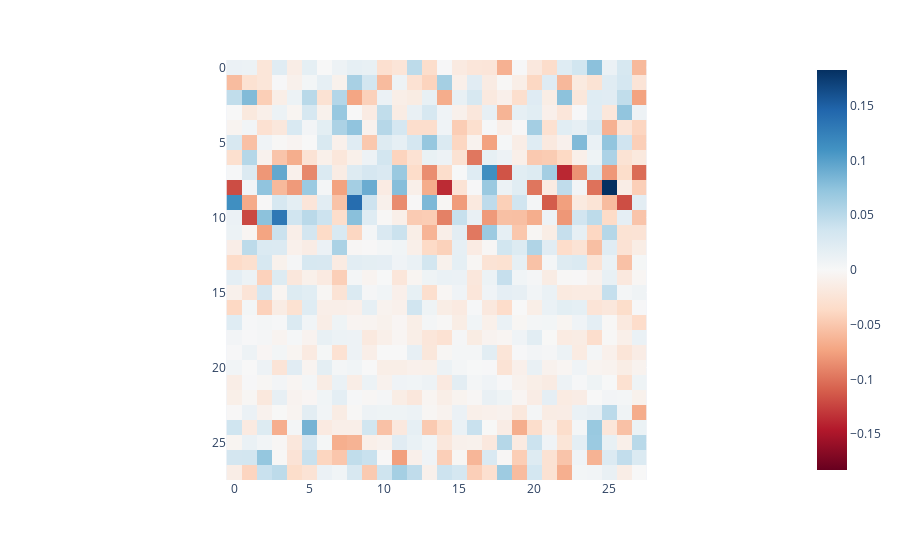

Notebook cell for this chart:
### Code cell
def test_model_acc(model, test_set=test):
    accuracy = lambda y_hat, y: (y_hat.argmax(dim=-1) == y).float().mean()
    fwd = model(test_set.x.flatten(start_dim=1))
    return accuracy(fwd, test_set.y).item()

def np_gamma_to_B(gamma_mat):
    gamma_entries = gamma_mat.shape[-1]
    #print(gamma_entries)
    row_dim = int(np.floor(np.sqrt(2*gamma_entries)))
    full_mat = np.zeros((row_dim, row_dim, gamma_mat.shape[0]))
    tril_indices = np.tril_indices(row_dim)
    
    full_mat[tril_indices] = gamma_mat.T
    full_mat = 0.5 * (full_mat + full_mat.transpose(1, 0, 2))
    return full_mat.permute(2, 0, 1)

def gamma_to_B(gamma_mat):
    gamma_entries = gamma_mat.shape[-1]
    print(gamma_entries)
    row_dim = math.floor((2*gamma_entries)**0.5)
    full_mat = torch.zeros((gamma_mat.shape[0], row_dim, row_dim))
    tril_indices = torch.tril_indices(row_dim, row_dim)
    
    full_mat[:, tril_indices[0], tril_indices[1]] = gamma_mat
    full_mat = 0.5 * (full_mat + full_mat.mT)
    return full_mat

B = gamma_to_B(quad01.gamma)

qvals, qvecs = torch.linalg.eigh(B)
px.imshow(qvecs[0, -1].view(-1,28).cpu(), color_continuous_midpoint=0, color_continuous_scale="RdBu")

### Figure 1 — Plotly figure (JSON) as saved in the notebook; plotly's stock layout.template omitted (floating-point values rounded to 4 significant figures; data arrays with more than 128 entries replaced by an {"elided": "..."} marker saying what was removed)
{"data": [{"coloraxis": "coloraxis", "hovertemplate": "x: %{x}<br>y: %{y}<br>color: %{z}<extra></extra>", "name": "0", "type": "heatmap", "xaxis": "x", "yaxis": "y", "z": {"elided": "28x28 float values"}}], "layout": {"coloraxis": {"cmid": 0, "colorscale": [[0, "rgb(103,0,31)"], [0.1, "rgb(178,24,43)"], [0.2, "rgb(214,96,77)"], [0.3, "rgb(244,165,130)"], [0.4, "rgb(253,219,199)"], [0.5, "rgb(247,247,247)"], [0.6, "rgb(209,229,240)"], [0.7, "rgb(146,197,222)"], [0.8, "rgb(67,147,195)"], [0.9, "rgb(33,102,172)"], [1, "rgb(5,48,97)"]]}, "margin": {"t": 60}, "xaxis": {"anchor": "y", "constrain": "domain", "domain": [0, 1], "scaleanchor": "y"}, "yaxis": {"anchor": "x", "autorange": "reversed", "constrain": "domain", "domain": [0, 1]}}}
